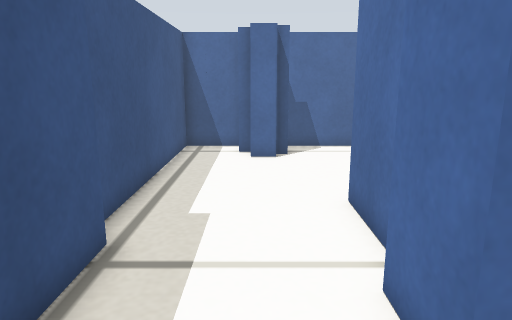
view 1 (above)

16 first-person views from a walk through a world built for the Gazebo simulator. The camera is 0.29 m above the floor, tilts 12° down and sees 70° across. The floor is counted in squares, 0.1 m on a side. Each view is taken from the middle of a square. On the plan, view 1 faces up. The plan holds only what a view shows up to about 20 squares ahead; the rest is blank.

view 2
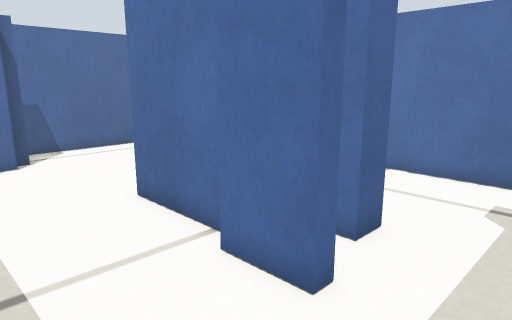

view 3
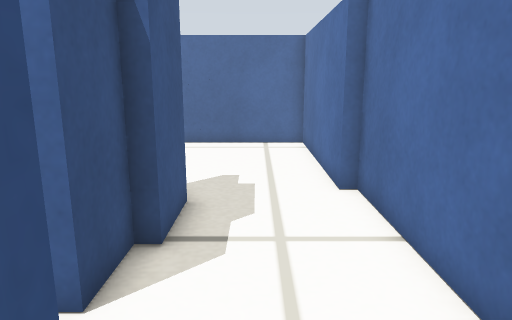

view 4
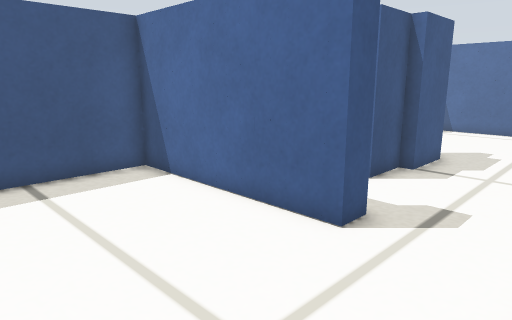

view 5
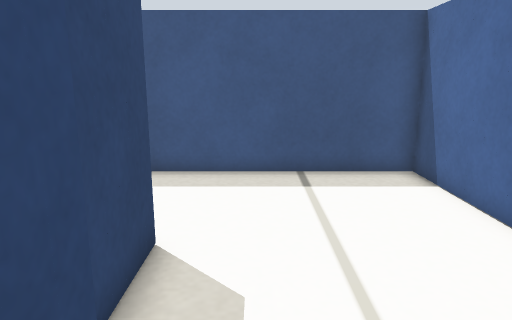

view 6
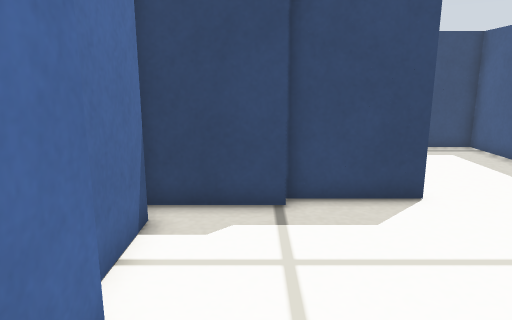

view 7
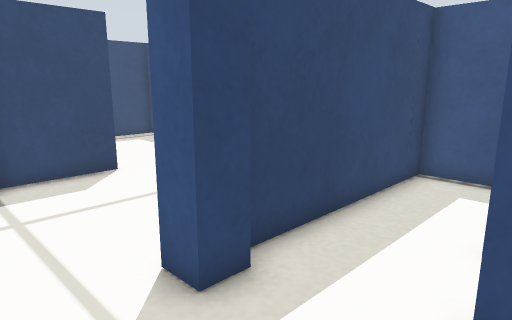

view 8
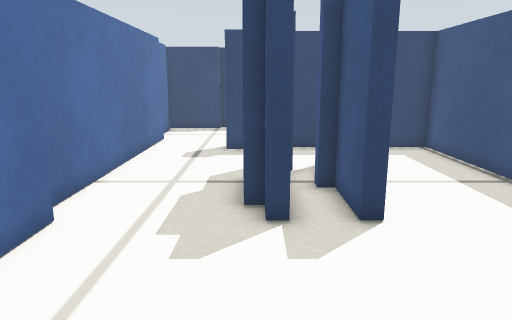

view 9
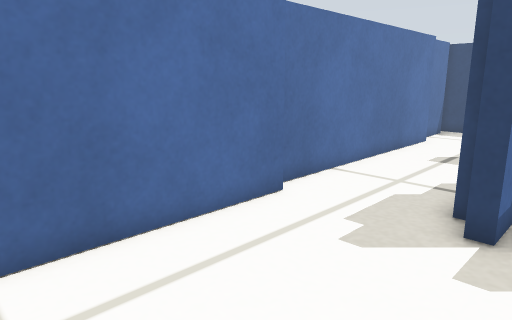

view 10
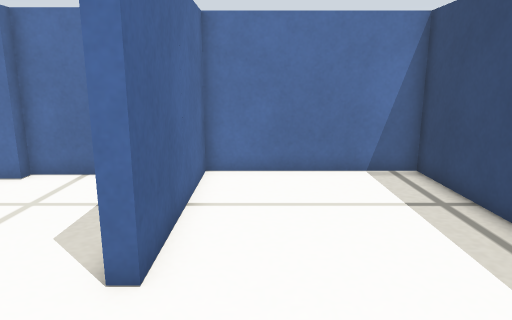

view 11
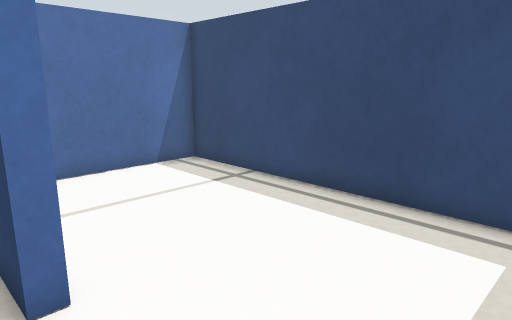

view 12
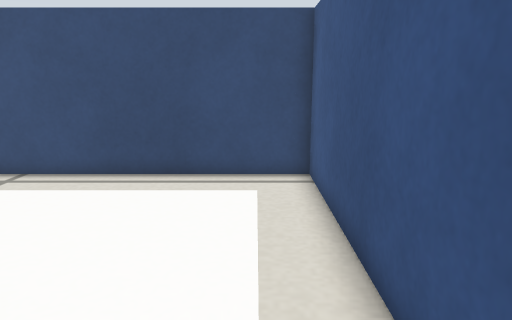

view 13
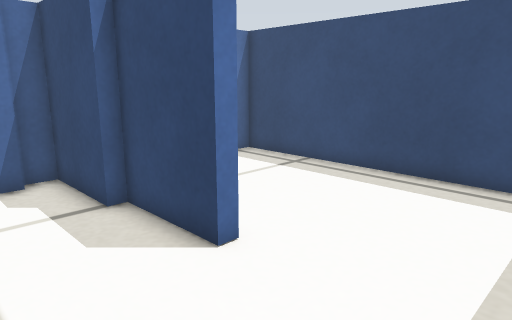

view 14
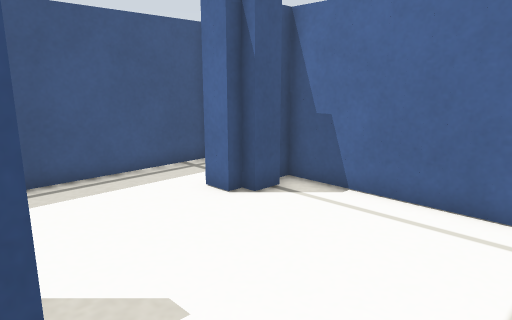

view 15
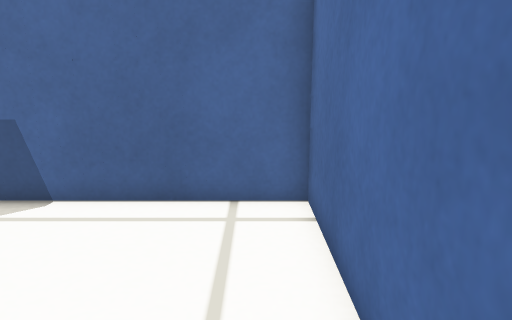

view 16
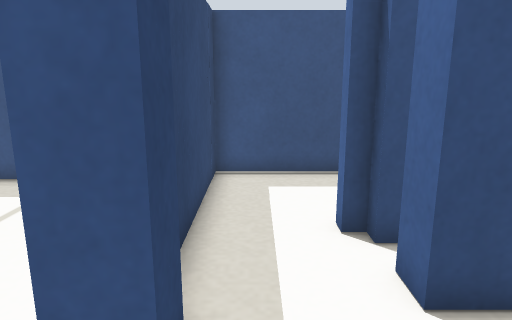

### Floor plan
Points are (right, up) in squares from view 1. A wall is a line through its corners. A room is listed if a view was taken in it or the views show most of it. See-through windows are left out.
Room 1 (views 1, 2, 6, 7, 8, 9, 14, 15, 16)
walls: (4.3, 8.7) (4.8, 8.7) (4.8, 7.7) (5.3, 7.7) (5.3, 5.2); (3.3, 6.2) (3.3, 5.6); (4.8, 5.2) (4.8, 3.2) (3.8, 3.2) (3.8, 3.6); (2.3, 5.2) (2.3, 8.7) (2.8, 8.7) (2.8, 6.2); (2.8, 3.6) (2.8, 3.2) (2.3, 3.2) (2.3, 2.7) (1.8, 2.7) (1.8, 4.8); (-2.7, 6.2) (-2.7, -0.3) (4.9, -0.3); (5.2, 0.2) (6.3, 0.2); (1.3, 15.8) (1.3, 14.7) (0.8, 14.7) (0.8, 14.2) (-0.2, 14.2); (-0.1, 15.2) (-0.8, 15.2); (9.8, 0.5) (9.8, 8.7) (9.3, 8.7) (9.3, 16.7) (0.8, 16.7) (0.8, 16.1); (-0.8, 16.7) (-3.2, 16.7) (-3.2, 7.2)
low walls: (4.3, 7.6) (4.3, 8.7)
ways out: opening at (8, -0.5) to room 2
Room 2 (views 3, 4, 5, 11, 12, 13)
walls: (3.8, -8.3) (3.8, -7.8) (7.3, -7.8) (7.3, -7.3) (10.8, -7.3) (10.8, -6.4); (6.3, 0.2) (6.3, -0.8) (-1.7, -0.8) (-1.7, -8.6); (10.3, -6.4) (10.3, -2.8) (9.8, -2.8) (9.8, 0.5)
ways out: opening at (8, -0.5) to room 1; opening at (1, -8) to room 3
Room 3 (view 10)
walls: (-1.7, -8.6) (-1.7, -15.3) (10.8, -15.3) (10.8, -8.3) (3.8, -8.3)
ways out: opening at (1, -8) to room 2

Positions as (right, up) in squares from view 1, and headings:
1: (0, 0), facing up
2: (-2, 0), facing up-right
3: (7, -1), facing up
4: (10, -7), facing up-left
5: (10, -6), facing left
6: (8, 1), facing down
7: (9, 4), facing down-left
8: (5, 16), facing down
9: (3, 16), facing down-right
10: (-1, -10), facing right
11: (-1, -7), facing down-right
12: (0, -4), facing down
13: (-1, -4), facing down-right
14: (8, 8), facing up-left
15: (8, 8), facing up
16: (9, 1), facing left
